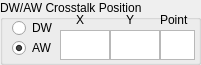
    <widget class="QGroupBox" name="groupBox_22">
     <property name="geometry">
      <rect>
       <x>235</x>
       <y>290</y>
       <width>201</width>
       <height>65</height>
      </rect>
     </property>
     <property name="title">
      <string>DW/AW Crosstalk Position</string>
     </property>
     <widget class="QTextEdit" name="cross1">
      <property name="geometry">
       <rect>
        <x>60</x>
        <y>30</y>
        <width>50</width>
        <height>30</height>
       </rect>
      </property>
     </widget>
     <widget class="QLabel" name="label_154">
      <property name="geometry">
       <rect>
        <x>76</x>
        <y>10</y>
        <width>21</width>
        <height>20</height>
       </rect>
      </property>
      <property name="text">
       <string>X</string>
      </property>
     </widget>
     <widget class="QTextEdit" name="cross2">
      <property name="geometry">
       <rect>
        <x>110</x>
        <y>30</y>
        <width>50</width>
        <height>30</height>
       </rect>
      </property>
     </widget>
     <widget class="QLabel" name="label_155">
      <property name="geometry">
       <rect>
        <x>126</x>
        <y>10</y>
        <width>21</width>
        <height>20</height>
       </rect>
      </property>
      <property name="text">
       <string>Y</string>
      </property>
     </widget>
     <widget class="QTextEdit" name="cross3">
      <property name="geometry">
       <rect>
        <x>160</x>
        <y>30</y>
        <width>35</width>
        <height>30</height>
       </rect>
      </property>
     </widget>
     <widget class="QLabel" name="label_196">
      <property name="geometry">
       <rect>
        <x>160</x>
        <y>10</y>
        <width>31</width>
        <height>20</height>
       </rect>
      </property>
      <property name="text">
       <string>Point</string>
      </property>
     </widget>
     <widget class="QRadioButton" name="Cross_DW">
      <property name="geometry">
       <rect>
        <x>12</x>
        <y>20</y>
        <width>41</width>
        <height>16</height>
       </rect>
      </property>
      <property name="text">
       <string>DW</string>
      </property>
      <property name="checked">
       <bool>false</bool>
      </property>
      <attribute name="buttonGroup">
       <string notr="true">buttonGroup_6</string>
      </attribute>
     </widget>
     <widget class="QRadioButton" name="Cross_AW">
      <property name="geometry">
       <rect>
        <x>12</x>
        <y>40</y>
        <width>41</width>
        <height>16</height>
       </rect>
      </property>
      <property name="text">
       <string>AW</string>
      </property>
      <property name="checked">
       <bool>true</bool>
      </property>
      <attribute name="buttonGroup">
       <string notr="true">buttonGroup_6</string>
      </attribute>
     </widget>
    </widget>
